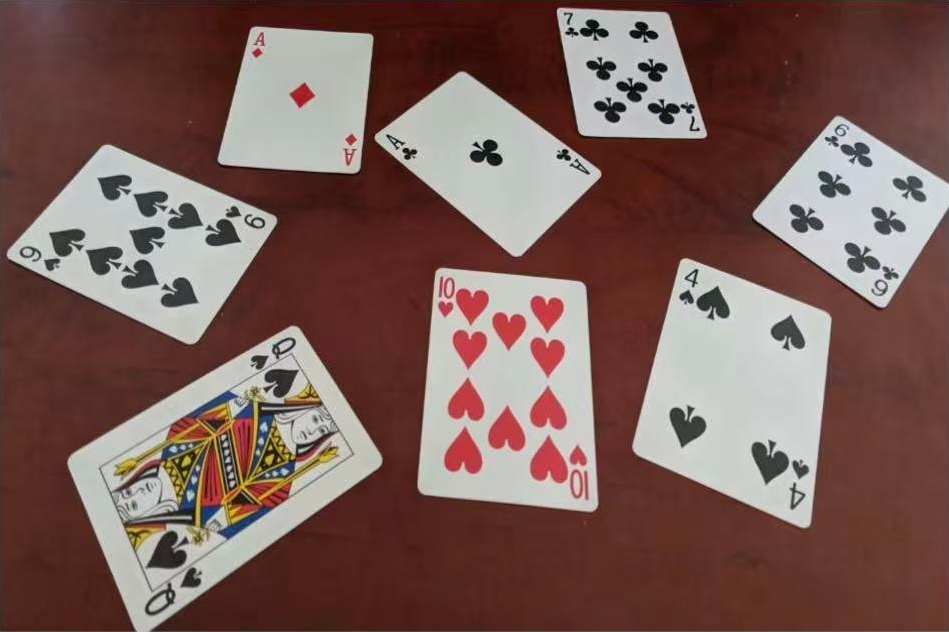
#> input picture poker-detect-main/data/cards_sample.jpg, 949 x 632 px
$ python benchmark.py
#> lines starting #> are read from the running program, lines starting #| are printed output that depends on the picture; after the words box and inside, x2 and y2 are one past the last pixel; in counts of white or black regions, pixels touching at a corner belong together
### poker-detect-main/src/cardlib/imageio.py
# -*- coding: utf-8 -*-
"""读写图片。cv2.imread 不认中文路径，这里绕一下。"""

import os

import cv2
import numpy as np


def imread(path, flags=cv2.IMREAD_COLOR):
#> called with path = 'poker-detect-main/data/cards_sample.jpg', flags = 1
    if not os.path.exists(path):
        raise FileNotFoundError(path)
    img = cv2.imdecode(np.fromfile(path, dtype=np.uint8), flags)
#> img is the input picture: shape (632, 949, 3); mean B, G, R 87.1, 93.1, 122.1
    if img is None:
        raise ValueError("decode failed: " + path)
    return img


# [8 lines left out: function imwrite, not called in this run]


def to_rgb(img):
    return cv2.cvtColor(img, cv2.COLOR_BGR2RGB)

### poker-detect-main/src/robustness_test.py
# -*- coding: utf-8 -*-
"""鲁棒性自测：在示例图上叠加光照、模糊、压缩、旋转、透视，检查定位和识别还剩多少。"""

import os
import sys

sys.path.insert(0, os.path.dirname(os.path.abspath(__file__)))

import cv2
import numpy as np

from cardlib import detector, imageio, ranksuit

ROOT = os.path.dirname(os.path.dirname(os.path.abspath(__file__)))
SAMPLE = os.path.join(ROOT, "data", "cards_sample.jpg")

# 示例图的正确答案（阅读顺序）
TRUTH = ["9S", "AD", "AC", "7C", "6C", "QS", "10H", "4S"]


def degrade(img):
    """返回 [(名字, 图), ...]。"""
    out = [("原图", img)]

    out.append(("暗光 45%", np.clip(img.astype(np.float32) * 0.45, 0, 255).astype(np.uint8)))
    out.append(("过曝 1.35", np.clip(img.astype(np.float32) * 1.35, 0, 255).astype(np.uint8)))
    out.append(("模糊 7x7", cv2.GaussianBlur(img, (7, 7), 0)))

    ok, buf = cv2.imencode(".jpg", img, [cv2.IMWRITE_JPEG_QUALITY, 20])
    out.append(("JPEG q20", cv2.imdecode(buf, cv2.IMREAD_COLOR)))

    h, w = img.shape[:2]
#> h = 632; w = 949
    m = cv2.getRotationMatrix2D((w / 2.0, h / 2.0), 20, 1.0)
    out.append(("旋转 20°", cv2.warpAffine(img, m, (w, h), borderValue=(60, 60, 60))))

    src = np.float32([[0, 0], [w, 0], [w, h], [0, h]])
#> src = [[0, 0], [949, 0], [949, 632], [0, 632]]
    dst = np.float32([[0.06 * w, 0.10 * h], [0.94 * w, 0], [w, 0.92 * h], [0.10 * w, h]])
    out.append(("透视", cv2.warpPerspective(img, cv2.getPerspectiveTransform(src, dst), (w, h))))

    return out


# [34 lines left out: functions code_of, run, not called in this run]


# [2 lines that do not run on import are left out]

### poker-detect-main/src/cardlib/detector.py
# -*- coding: utf-8 -*-
"""牌面定位：颜色分割 -> 轮廓 -> 四边形 -> 透视校正"""

import cv2
import numpy as np

CARD_W, CARD_H = 210, 294  # 标准牌 2.5 : 3.5
MAX_SIDE = 1280            # 检测前长边不超过这个，手机图也能跑

DEFAULT_PARAMS = {
    "v_min": 130,             # 白纸亮度下限
    "s_max": 95,              # 饱和度上限
    "blur": 3,
    "open_k": 3,
    "close_k": 9,
    "min_area_ratio": 0.003,
    "max_area_ratio": 0.5,
    "aspect_tol": 0.34,
}

MIN_FILL = 0.80       # 四边形填充率，低于这个可能两张牌粘一起
MIN_WHITE = 70        # 牌面白度绝对下限，防止全黑图上乱认
WHITE_GAIN = 1.9      # 牌面要比背景亮这么多倍，光照变了也成立


class DetectedCard(object):
    def __init__(self, quad, warped, area, aspect):
        self.quad = quad          # 4x2, 左上/右上/右下/左下
        self.warped = warped
        self.area = area
        self.aspect = aspect
        self.center = quad.mean(axis=0)

        # 识别结果，第 3 步填
        self.rank = None
        self.suit = None
        self.confidence = 0.0
        self.rot = 0
        self.accepted = False
        self.oriented = warped


def _odd(k, lo=1):
    k = max(lo, int(k))
    return k if k % 2 else k + 1


def _resize_for_detect(img, max_side=MAX_SIDE):
    h, w = img.shape[:2]
    s = min(1.0, float(max_side) / max(h, w))
    if s >= 1.0:
        return img, 1.0
    return cv2.resize(img, (int(w * s), int(h * s)), interpolation=cv2.INTER_AREA), s


# ---------------------------------------------------------------- 阈值

def estimate_params(img):
    """用 Otsu 从图里估阈值，省得每换一张图都手调。"""
    hsv = cv2.cvtColor(img, cv2.COLOR_BGR2HSV)
    tv, _ = cv2.threshold(hsv[:, :, 2], 0, 255, cv2.THRESH_BINARY + cv2.THRESH_OTSU)
    ts, _ = cv2.threshold(hsv[:, :, 1], 0, 255, cv2.THRESH_BINARY + cv2.THRESH_OTSU)

    p = dict(DEFAULT_PARAMS)
    p["v_min"] = float(np.clip(tv, 60, 210))
    p["s_max"] = float(np.clip(ts, 35, 150))
    return p


def _percentile_params(img):
    """Otsu 在极端光照下会失手，再给一组按分位数估的。"""
    hsv = cv2.cvtColor(img, cv2.COLOR_BGR2HSV)
    p = dict(DEFAULT_PARAMS)
    p["v_min"] = float(np.clip(np.percentile(hsv[:, :, 2], 62), 70, 220))
    p["s_max"] = float(np.clip(np.percentile(hsv[:, :, 1], 55), 30, 160))
    return p


def _param_candidates(img):
    out = [("otsu", estimate_params(img)),
           ("percentile", _percentile_params(img)),
           ("fixed", dict(DEFAULT_PARAMS))]
    seen = []
    for name, p in out:
        key = (round(p["v_min"]), round(p["s_max"]))
        if key not in seen:
            seen.append(key)
            yield name, p


# ---------------------------------------------------------------- 分割

def make_card_mask(img, params=None):
    """白牌的二值掩膜，255 是牌。params 为空时自动估。"""
    p = dict(estimate_params(img))
    p.update(params or {})

    src = img
    if p["blur"] > 1:
        src = cv2.GaussianBlur(img, (_odd(p["blur"]),) * 2, 0)

    hsv = cv2.cvtColor(src, cv2.COLOR_BGR2HSV)
    mask = cv2.inRange(hsv,
                       np.array([0, 0, p["v_min"]], np.uint8),
                       np.array([180, p["s_max"], 255], np.uint8))

    k_open = cv2.getStructuringElement(cv2.MORPH_ELLIPSE, (_odd(p["open_k"]),) * 2)
    k_close = cv2.getStructuringElement(cv2.MORPH_ELLIPSE, (_odd(p["close_k"]),) * 2)
    mask = cv2.morphologyEx(mask, cv2.MORPH_OPEN, k_open)
    mask = cv2.morphologyEx(mask, cv2.MORPH_CLOSE, k_close)

    # 去掉小碎块
    n, labels, stats, _ = cv2.connectedComponentsWithStats(mask, connectivity=8)
    h, w = mask.shape[:2]
    min_area = p["min_area_ratio"] * h * w * 0.5
    keep = np.zeros_like(mask)
    for i in range(1, n):
        if stats[i, cv2.CC_STAT_AREA] >= min_area:
            keep[labels == i] = 255
    mask = keep

    # 填洞，不然点数花纹会把轮廓切碎
    cnts, _ = cv2.findContours(mask, cv2.RETR_EXTERNAL, cv2.CHAIN_APPROX_SIMPLE)
    filled = np.zeros_like(mask)
    cv2.drawContours(filled, cnts, -1, 255, cv2.FILLED)
    return filled


# ---------------------------------------------------------------- 四边形

def order_quad(pts):
    """排成左上、右上、右下、左下。"""
    pts = np.asarray(pts, np.float32).reshape(4, 2)
    c = pts.mean(axis=0)
    ang = np.arctan2(pts[:, 1] - c[1], pts[:, 0] - c[0])
    pts = pts[np.argsort(ang)]
    pts = np.roll(pts, -int(np.argmin(pts.sum(axis=1))), axis=0)
    return pts.astype(np.float32)


def _quad_from_contour(cnt):
    """轮廓的四个角点。"""
    # approxPolyDP 在圆角处会缩角，先用 minAreaRect 定方向，再在凸包上找极值点
    hull = cv2.convexHull(cnt)
    pts = hull.reshape(-1, 2).astype(np.float32)
    (cx, cy), (rw, rh), ang = cv2.minAreaRect(hull)
    t = np.deg2rad(ang)
    u = np.array([np.cos(t), np.sin(t)], np.float32)
    v = np.array([-np.sin(t), np.cos(t)], np.float32)

    corners = []
    for su in (1.0, -1.0):
        for sv in (1.0, -1.0):
            corners.append(pts[int(np.argmax(pts.dot(su * u + sv * v)))])
    quad = np.array(corners, np.float32)

    if len(np.unique(np.round(quad, 1), axis=0)) < 4:
        quad = cv2.boxPoints(((cx, cy), (rw, rh), ang)).astype(np.float32)
    return quad


def _rect_info(cnt):
    """(宽高比, 填充率)。宽高比用旋转矩形的，跟旋转角无关；
    填充率 = 轮廓面积 / 外接旋转矩形面积，粘连成 L 形时会明显变小。"""
    hull = cv2.convexHull(cnt)
    (_, _), (rw, rh), _ = cv2.minAreaRect(hull)
    lo, hi = min(rw, rh), max(rw, rh)
    aspect = lo / hi if hi > 1e-6 else 0.0
    rect_area = rw * rh
    fill = cv2.contourArea(hull) / rect_area if rect_area > 1e-6 else 0.0
    return aspect, fill


def warp_card(img, quad, size=(CARD_W, CARD_H), pad=0.03):
    """透视变换成正面。pad 把框放大一点，免得切掉牌边。"""
    w, h = size
    quad = order_quad(quad)
    if np.linalg.norm(quad[1]-quad[0]) > np.linalg.norm(quad[2]-quad[1]):
        quad = np.roll(quad, -1, axis=0)
    if pad > 0:
        c = quad.mean(axis=0)
        quad = c + (quad - c) * (1.0 + 2.0 * pad)

    dst = np.array([[0, 0], [w - 1, 0], [w - 1, h - 1], [0, h - 1]], np.float32)
    M = cv2.getPerspectiveTransform(quad.astype(np.float32), dst)
    return cv2.warpPerspective(img, M, (w, h), flags=cv2.INTER_CUBIC)


def _split_blob(cnt):
    """两张牌粘成一个连通域时，反复腐蚀直到断开，再把两半还原回去。"""
    x, y, w, h = cv2.boundingRect(cnt)
    m = np.zeros((h + 2, w + 2), np.uint8)
    cv2.drawContours(m, [cnt], -1, 255, cv2.FILLED, offset=(-x + 1, -y + 1))
    total = float((m > 0).sum())
    k = cv2.getStructuringElement(cv2.MORPH_ELLIPSE, (3, 3))

    for it in range(3, 16):
        er = cv2.erode(m, k, iterations=it)
        n, lab, st, _ = cv2.connectedComponentsWithStats(er, 8)
        idx = [i for i in range(1, n) if st[i, cv2.CC_STAT_AREA] > 0.12 * total]
        if len(idx) >= 2:
            idx = sorted(idx, key=lambda i: -st[i, cv2.CC_STAT_AREA])[:2]
            parts = []
            for i in idx:
                pm = np.uint8(lab == i) * 255
                pm = cv2.dilate(pm, k, iterations=it)
                cs, _ = cv2.findContours(pm, cv2.RETR_EXTERNAL, cv2.CHAIN_APPROX_SIMPLE)
                c = max(cs, key=cv2.contourArea) + np.array([x - 1, y - 1], np.int32)
                parts.append(c)
            return parts
    return None


def _white_ratio(img, quad):
    """牌面白度，用来挡掉反光块、浅色桌面。

    不能只看平均亮度：J/Q/K 中间一大片彩色人头，平均值会被拉低。
    改成中位数 + 边缘环带中位数各占一半，牌边一定是白的。
    """
    small = warp_card(img, quad, size=(40, 56), pad=0.02)
    g = cv2.cvtColor(small, cv2.COLOR_BGR2GRAY)
    ring = np.concatenate([g[:4, :].ravel(), g[-4:, :].ravel(),
                           g[:, :4].ravel(), g[:, -4:].ravel()])
    return 0.5 * float(np.median(g)) + 0.5 * float(np.median(ring))


def _pick_quads(img, params):
    """一组阈值下，把掩膜里的候选挑出来。返回 (quads, rejects)。"""
    mask = make_card_mask(img, params)
    cnts, _ = cv2.findContours(mask, cv2.RETR_EXTERNAL, cv2.CHAIN_APPROX_SIMPLE)
    h, w = img.shape[:2]
    area_all = float(h * w)

    # 白度阈值跟着背景走，不然拍暗了全被判成“不是牌”
    bg = float(np.median(cv2.cvtColor(img, cv2.COLOR_BGR2GRAY)))
    white_thr = min(235.0, max(MIN_WHITE, WHITE_GAIN * bg))

    quads, rejects = [], []
    for cnt in cnts:
        area = cv2.contourArea(cnt)
        if not (params["min_area_ratio"] * area_all < area < params["max_area_ratio"] * area_all):
            continue

        aspect, fill = _rect_info(cnt)
        if abs(aspect - CARD_W / float(CARD_H)) > params["aspect_tol"]:
            rejects.append(("aspect", area, aspect, fill))
            continue

        parts = None
        if fill < MIN_FILL:
            parts = _split_blob(cnt)

        for c in (parts if parts else [cnt]):
            q = _quad_from_contour(c)
            if len(q) != 4:
                continue
            white = _white_ratio(img, q)
            if white < white_thr:
                rejects.append(("not white (%.0f<%.0f)" % (white, white_thr), area, aspect, fill))
                continue
            a2, f2 = _rect_info(c)
            quads.append((order_quad(q), cv2.contourArea(c), a2, f2))

    return mask, quads, rejects


def find_card_quads(img, params=None):
    """返回 [(quad, area, aspect, fill), ...]。params 为空时在几组阈值里挑最好的。"""
    if params is not None:
        _, quads, _ = _pick_quads(img, dict(params))
        return quads

    best = None
    for _, p in _param_candidates(img):
        _, quads, _ = _pick_quads(img, p)
        if best is None or len(quads) > len(best):
            best = quads
    return best or []


def _reading_order(cards):
    """按行排，方便界面从上往下、从左往右列。"""
    if not cards:
        return cards
    cards = sorted(cards, key=lambda c: c.center[1])
    rows, cur = [], [cards[0]]
    for c in cards[1:]:
        if abs(c.center[1] - cur[-1].center[1]) < CARD_H * 0.5:
            cur.append(c)
        else:
            rows.append(cur)
            cur = [c]
    rows.append(cur)

    out = []
    for row in rows:
        out.extend(sorted(row, key=lambda c: c.center[0]))
    return out


def detect_cards(img, params=None):
    """定位 + 摆正。返回按阅读顺序排好的 DetectedCard。"""
    small, scale = _resize_for_detect(img)
    quads = find_card_quads(small, params)

    cards = []
    for quad, area, aspect, _ in quads:
        q = quad / scale
        cards.append(DetectedCard(q, warp_card(img, q), area / (scale * scale), aspect))
    return _reading_order(cards)


# [37 lines left out: functions analyze, draw_results, not called in this run]

### poker-detect-main/src/benchmark.py
"""Synthetic sample regression. Multiset counts are NOT detection precision/recall."""
import argparse
from collections import Counter
import json
from pathlib import Path
import platform
import cv2
import numpy as np
from cardlib import imageio, detector, ranksuit
from robustness_test import degrade, TRUTH


def rotate_bound(image,angle):
    h,w=image.shape[:2]; m=cv2.getRotationMatrix2D((w/2,h/2),angle,1)
    c,s=abs(m[0,0]),abs(m[0,1]); nw=int(np.ceil(h*s+w*c)); nh=int(np.ceil(h*c+w*s))
    m[0,2]+=(nw-w)/2; m[1,2]+=(nh-h)/2
    return cv2.warpAffine(image,m,(nw,nh),borderValue=(60,60,60)),m


def main():
    parser=argparse.ArgumentParser(); parser.add_argument('--image',default=str(Path(__file__).resolve().parents[1]/'data/cards_sample.jpg'))
    parser.add_argument('--output',default='output/benchmark.json'); args=parser.parse_args()
    image=imageio.imread(args.image); scenarios=degrade(image)
#> after `scenarios = degrade(image)`: scenarios = 7 items
    legacy_count=len(scenarios)
#> legacy_count = 7
    scenarios += [('rotate_bound_%d'%a,rotate_bound(image,a)[0]) for a in [15,30,45,60,75,90,180,270]]
#> scenarios = 15 items
    rows=[]
    for name,img in scenarios:
        codes=[]
        for c in detector.detect_cards(img):
            r=ranksuit.read_card(c.warped)
            codes.append(str(r['rank'])+(r['suit'] or '?').upper())
        hits=sum((Counter(codes)&Counter(TRUTH)).values())
        rows.append(dict(scenario=name,detected=len(codes),multiset_correct=hits,truth=len(TRUTH),predictions=codes))
#> this loop made 1 pass
#> name on pass 1: '原图'
#> pass 1, in make_card_mask, `mask = cv2.inRange(hsv, np.array([0, 0, p["v_min"]], np.uint8), np.arr..`:
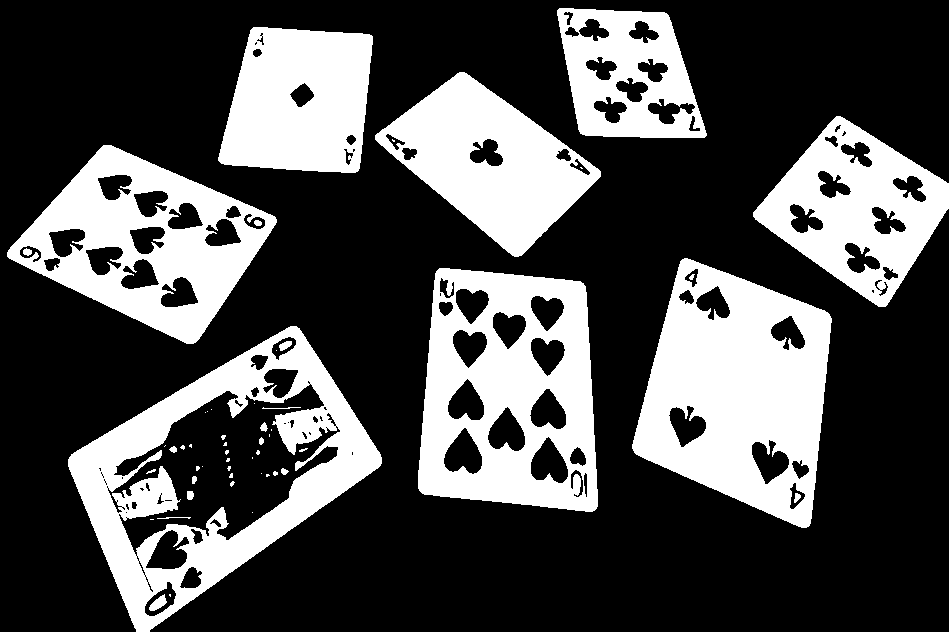
#> mask: shape (632, 949); 30.6% white; 53 white regions (30 under 20 px), largest, box (x1, y1, x2, y2) and area: (632, 258, 832, 528) 33078, (68, 326, 382, 632) 30160, (418, 268, 598, 512) 28306
#> after the loop:
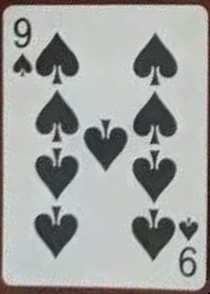
#> c.warped: shape (294, 210, 3); mean of channels 0, 1, 2 161.7, 164, 162.8; drawn as B, G, R
    report=dict(scope='Single sample synthetic regression; no independent real-photo verification. Multiset counts do not measure localization precision.',
        versions=dict(python=platform.python_version(),opencv=cv2.__version__,numpy=np.__version__),
        legacy_correct=sum(r['multiset_correct'] for r in rows[:legacy_count]),legacy_total=legacy_count*len(TRUTH),
        real_photos_verified=False,scenarios=rows)
    path=Path(args.output); path.parent.mkdir(parents=True,exist_ok=True)
    path.write_text(json.dumps(report,ensure_ascii=False,indent=2),encoding='utf-8')
    lines=['# Synthetic regression','','Real-camera verification: PENDING.','','| Scenario | Detected | Multiset correct |','|---|---:|---:|']
    lines+=['| %s | %d | %d/%d |'%(r['scenario'],r['detected'],r['multiset_correct'],r['truth']) for r in rows]
    lines+=['','Multiset matching ignores position. Use evaluate.py with independently annotated quads for precision, recall and accuracy.',
            'Legacy rotation20 keeps the original canvas and crops corners; rotate_bound scenarios preserve the full canvas.']
    path.with_suffix('.md').write_text('\n'.join(lines),encoding='utf-8')
    print(json.dumps(report,ensure_ascii=True))

if __name__=='__main__': main()
#> (the call stopped at in main, `r=ranksuit.read_card(c.warped)`: cardlib is not available in this run)
